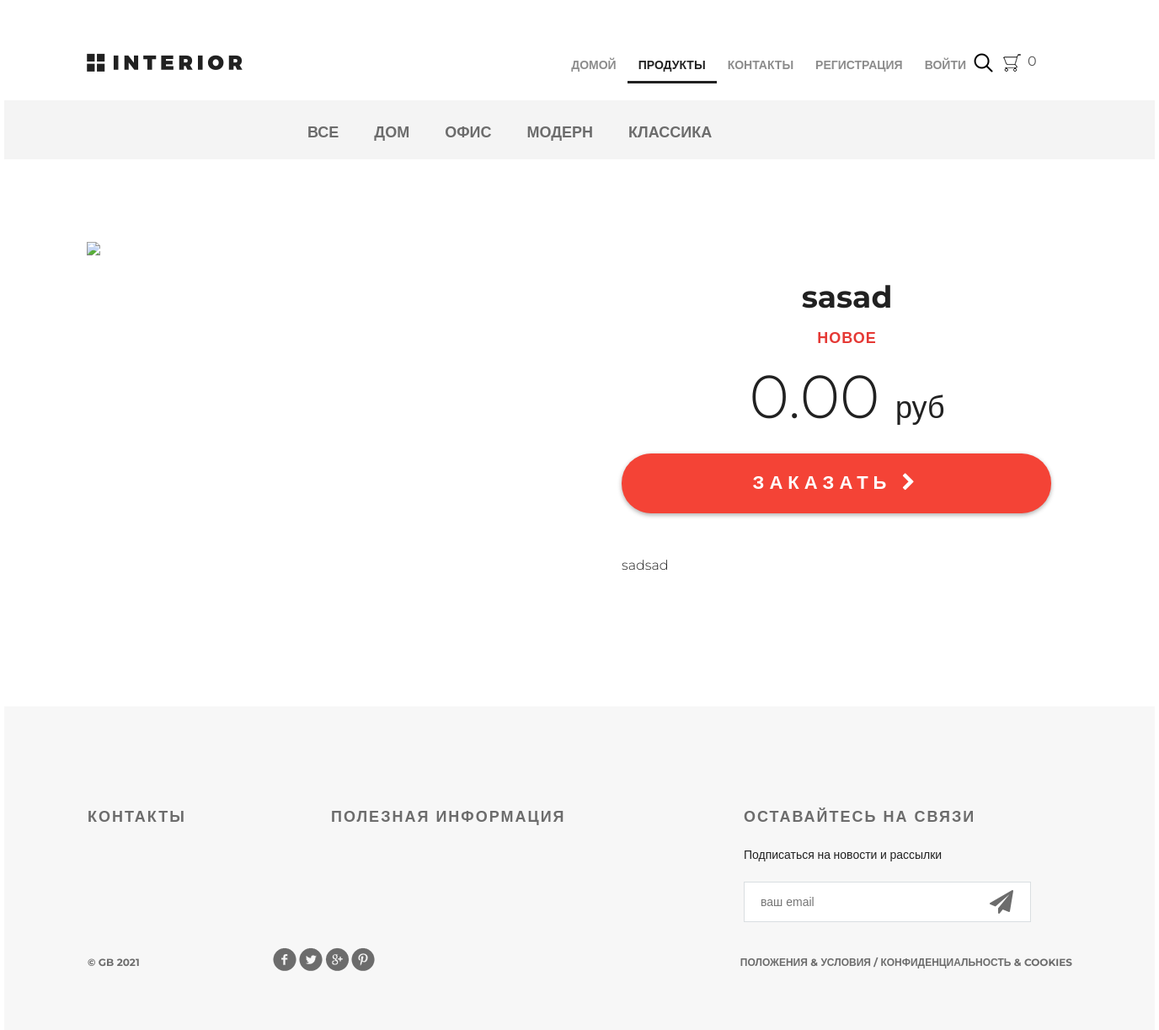
Screenshot of /products/product/11/ with the database file from the repository.
### mainapp/models.py (models this page shows, shortened)
class ProductCategory(models.Model):
    name = models.CharField(max_length=64, unique=True, verbose_name='Название')
    description = models.TextField(verbose_name='Описание')
    is_active = models.BooleanField(default=True)
    class Meta:
        verbose_name = 'категория'
        verbose_name_plural = 'категории'

class Product(models.Model):
    category = models.ForeignKey(ProductCategory, on_delete=models.CASCADE)
    name = models.CharField(max_length=128, verbose_name='Название')
    image = models.ImageField(upload_to='products_images', blank=True)
    short_desc = models.CharField(max_length=255, blank=True)
    description = models.TextField(verbose_name='Описание')
    price = models.DecimalField(max_digits=8, decimal_places=2, verbose_name='Цена', default=0)
    quantity = models.PositiveSmallIntegerField(default=0, verbose_name='Количество')
    is_active = models.BooleanField(default=True)
    class Meta:
        verbose_name = 'продукт'
        verbose_name_plural = 'продукты'

### mainapp/views.py (the view)
# urls.py: path('product/<int:pk>/', mainapp.product, name='product'),
def product(request, pk):
    links_menu = ProductCategory.objects.filter(is_active=True)
    context = {
        'basket': user_basket(request.user),
        'links_menu': links_menu,
        'product': get_object_or_404(Product, pk=pk)
    }
    return render(request, 'mainapp/product.html', context)

### mainapp/views.py (called while the page is built)
def user_basket(user):
    if user.is_authenticated:
        return Basket.objects.filter(user=user)

### mainapp/templates/mainapp/product.html (shortened to what this page needs)
{% extends 'mainapp/base.html' %}
{% load static %}
{% block content %}
    <div class="hero-white">
        <div class="header clearfix">
            {% include 'mainapp/includes/inc_main_menu.html' %}
        </div>
    </div>
    <div class="details">
        {% include 'mainapp/includes/inc_products_menu.html' %}
        <div class="details-products">
            <div class="details-slider">
                <div class="slider-product">
                    <img src="/media/{{ product.image }}">
                </div>
                <div class="slider-control">
                    <div class="block">
                    </div>
                    <div class="block">
                    </div>
                    <div class="block">
                    </div>
                </div>
            </div>
            <div class="description">
                <h3 class="big-bold">{{ product.name }}</h3>
                <h3 class="red">{{ product.category.name }}</h3>
                <p class="price"> {{ product.price }} <span>руб</span></p>
                <a href="{% url 'basketapp:basket_add' product.pk %}" class="red-button">
                    заказать <i class="fa fa-chevron-right" aria-hidden="true"></i>
                </a>
                <div class="description-text">
                    <p>{{ product.short_desc }}</p>
                </div>
            </div>
        </div>
    </div>
{% endblock %}

### mainapp/templates/mainapp/includes/inc_products_menu.html
<div class="links clearfix">
  <ul class="links-menu">
    <li><a href="{% url 'products:category' 0 %}" class="{% if request.resolver_match.kwargs.pk == 0 %}active{% endif %}">Все</a></li>
    {% for item in links_menu %}
      <li><a href="{% url 'products:category' item.pk %}" class="{% if request.resolver_match.kwargs.pk == item.pk %}active{% endif %}">{{item.name}}</a></li>
    {% endfor %}
  </ul>
</div>

### static/css/style.css (style rules this page uses)
* { margin: 0; padding: 0; }
body { font-family: 'Montserrat', sans-serif; }
html, body { height: 100%; }
.clearfix:after { content: ""; display: block; clear: both; }
.big-bold { color: #212121; font-size: 36px; font-weight: 700; text-align: left; margin-bottom: 24px; line-height: 36px; }
.red { text-transform: uppercase; color: #e53935; font-size: 18px; font-weight: 700; text-align: left; letter-spacing: 1px; line-height: 17px; margin-bottom: 22px; }
.hero-white { background-color: #fff; height: 119px; padding-left: 98px; padding-right: 211px; position: relative; }
.links { height: 70px; background-color: #f4f4f4; position: relative; padding-left: 360px; }
.links-menu { margin: 27px auto 0px; position: absolute; }
.links-menu li { float: left; list-style-type: none; padding-right: 42px; }
.links-menu li a { text-decoration: none; color: #6c6c6c; font-size: 18px; font-weight: 700; text-transform: uppercase; }
.details-products { padding-left: 98px; padding-right: 98px; margin-top: 98px; height: 551px; }
.details-slider { width: 570px; float: left; margin-right: 30px; }
.slider-product { width: 570px; height: 400px; }
.slider-control { width: 420px; height: 70px; margin: 11px auto 0px; padding-left: 150px }
.slider-control .block { height: 70px; width: 70px; position: relative; float: left; margin-right: 10px; }
.description { width: 535px; float: right; padding-left: 35px }
.description .big-bold { color: #212121; font-size: 36px; font-weight: 700; text-align: center; margin-top: 47px; margin-bottom: 0px; }
.description .red { text-transform: uppercase; color: #e53935; font-size: 18px; font-weight: 700; text-align: center; letter-spacing: 1px; line-height: 17px; margin-top: 23px; margin-bottom: 36px; }
.description .price { color: #212121; font-size: 72px; font-weight: 300; line-height: 48px; text-align: center; }
.description .price span { color: #212121; font-size: 36px; font-weight: 300; line-height: 48px; text-align: center; }
.red-button { display: block; height: 71px; width: 510px; border-radius: 35px; background-color: #f44336; text-align: center; text-transform: uppercase; text-decoration: none; color: #ffffff; font-size: 22px; font-weight: 700; line-height: 24px; box-shadow: 0px 2px 4.85px 0.15px rgba(33, 33, 33, 0.35); line-height: 70px; letter-spacing: 6px; margin-top: 31px; }
.description-text { margin-top: 50px; color: #212121; font-size: 16px; font-weight: 300; line-height: 24px; text-align: left; }
.description-text p { margin-bottom: 0.5em; }

### rows the page displays
ProductCategory: name "ДОМ"
ProductCategory: name "ОФИС"
ProductCategory: name "МОДЕРН"
ProductCategory: name "КЛАССИКА"
Product: name "sasad", category.name "НОВОЕ", price "0.00", short_desc "sadsad"
